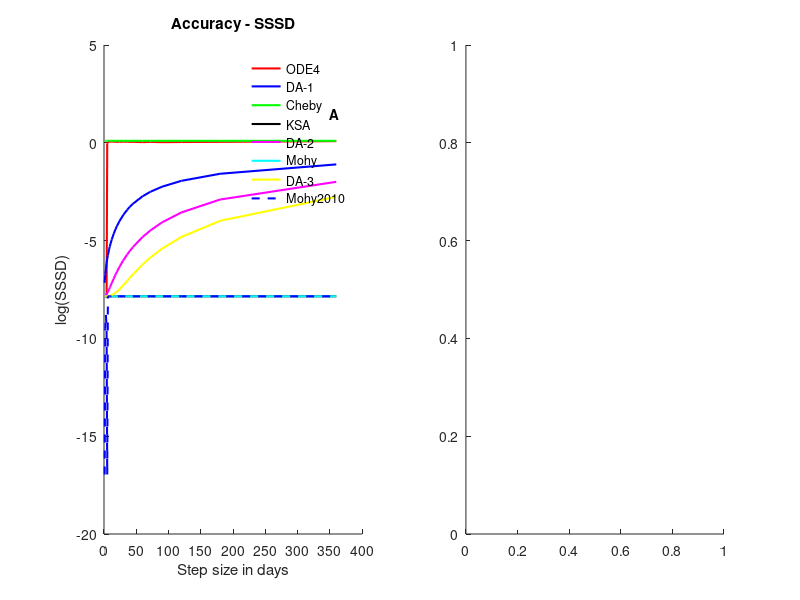

The MATLAB script that drew this image: (Note: this script raises an error after producing the figure.)
clearvars
% Load the data
load ModelRunsReplicates_h_SSSD


% Tolerance
tolerance = log(tolerance);
meanTol = mean(tolerance,3);

% Calculate the prctile
Y = prctile(tolerance,[2.5 97.5],3); 
lb = abs(meanTol - Y(:,:,1));
ub = abs(meanTol - Y(:,:,2));

% Do the plotting
figure; set(gcf,'WindowStyle','docked')
subplot(1,2,1)
% [hl, hp] = boundedline(D,meanTol(:,1),[lb(:,1) ub(:,1)],'r','alpha',D,meanTol(:,2),[lb(:,2) ub(:,2)],'b','alpha',D,meanTol(:,3),[lb(:,3) ub(:,3)],'g','alpha',D,meanTol(:,4),[lb(:,4) ub(:,4)],'k','alpha',D,meanTol(:,5),[lb(:,5) ub(:,5)],'m','alpha',D,meanTol(:,6),[lb(:,6) ub(:,6)],'c','alpha',D,meanTol(:,7),[lb(:,7) ub(:,7)],'y','alpha');
% outlinebounds(hl,hp);
hand = plot(D,meanTol(:,1),'r',D,meanTol(:,2),'b',D,meanTol(:,3),'g',D,meanTol(:,4),'k',D,meanTol(:,5),'m',D,meanTol(:,6),'c',D,meanTol(:,7),'y',D,meanTol(:,8),'b--');
title('Accuracy - SSSD'); ylabel('log(SSSD)'); xlabel('Step size in days')
set(hand,'LineWidth',1.5)
hand = legend('ODE4','DA-1','Cheby','KSA','DA-2','Mohy','DA-3','Mohy2010','Location','Best'); set(hand,'Box','off')
set(gca,'XTick',0:50:400)
box off; hand = text(350,1.5,'A'); set(hand,'FontWeight','bold')

% Time
timeD = log(timeD);
meanTime = mean(timeD,3);

% Calculate the prctile
Y = prctile(timeD,[2.5 97.5],3); 
lb = abs(meanTime - Y(:,:,1));
ub = abs(meanTime - Y(:,:,2));

subplot(1,2,2)
[hl, hp] = boundedline(D,meanTime(:,1),[lb(:,1) ub(:,1)],'r','alpha',D,meanTime(:,2),[lb(:,2) ub(:,2)],'b','alpha',D,meanTime(:,3),[lb(:,3) ub(:,3)],'g','alpha',D,meanTime(:,4),[lb(:,4) ub(:,4)],'k','alpha',D,meanTime(:,5),[lb(:,5) ub(:,5)],'m','alpha',D,meanTime(:,6),[lb(:,6) ub(:,6)],'c','alpha',D,meanTime(:,7),[lb(:,7) ub(:,7)],'y',D,meanTime(:,8),[lb(:,8) ub(:,8)],'b--','alpha');
%outlinebounds(hl,hp);
title('Computational time'); ylabel('Time (log seconds)'); xlabel('Step size in days')
box off; set(gca,'XTick',0:50:400); hand = text(350,3.5,'B'); set(hand,'FontWeight','bold')